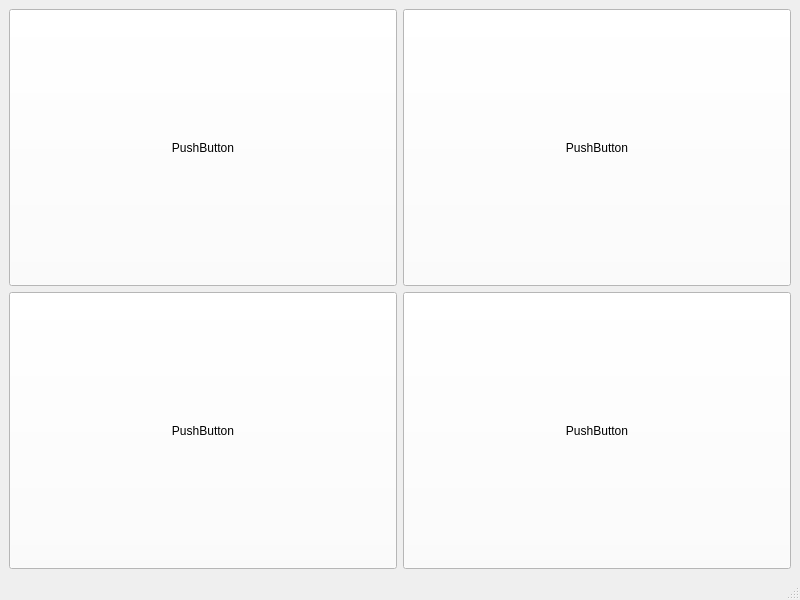
<?xml version="1.0" encoding="UTF-8"?>
<ui version="4.0">
 <class>MainWindow</class>
 <widget class="QMainWindow" name="MainWindow">
  <property name="geometry">
   <rect>
    <x>0</x>
    <y>0</y>
    <width>800</width>
    <height>600</height>
   </rect>
  </property>
  <property name="windowTitle">
   <string>MainWindow</string>
  </property>
  <widget class="QWidget" name="centralwidget">
   <layout class="QGridLayout" name="gridLayout">
    <item row="1" column="3">
     <widget class="QPushButton" name="pushButton_5">
      <property name="sizePolicy">
       <sizepolicy hsizetype="Minimum" vsizetype="Preferred">
        <horstretch>0</horstretch>
        <verstretch>0</verstretch>
       </sizepolicy>
      </property>
      <property name="styleSheet">
       <string notr="true">background-color: rgb(255, 255, 255);
font: 75 10pt &quot;MS Shell Dlg 2&quot;;</string>
      </property>
      <property name="text">
       <string>PushButton</string>
      </property>
     </widget>
    </item>
    <item row="0" column="2">
     <widget class="QPushButton" name="pushButton_2">
      <property name="sizePolicy">
       <sizepolicy hsizetype="Minimum" vsizetype="Preferred">
        <horstretch>0</horstretch>
        <verstretch>0</verstretch>
       </sizepolicy>
      </property>
      <property name="styleSheet">
       <string notr="true">background-color: rgb(255, 255, 255);
font: 75 10pt &quot;MS Shell Dlg 2&quot;;</string>
      </property>
      <property name="text">
       <string>PushButton</string>
      </property>
     </widget>
    </item>
    <item row="1" column="2">
     <widget class="QPushButton" name="pushButton_4">
      <property name="sizePolicy">
       <sizepolicy hsizetype="Minimum" vsizetype="Preferred">
        <horstretch>0</horstretch>
        <verstretch>0</verstretch>
       </sizepolicy>
      </property>
      <property name="styleSheet">
       <string notr="true">background-color: rgb(255, 255, 255);
font: 75 10pt &quot;MS Shell Dlg 2&quot;;</string>
      </property>
      <property name="text">
       <string>PushButton</string>
      </property>
     </widget>
    </item>
    <item row="0" column="3">
     <widget class="QPushButton" name="pushButton_3">
      <property name="sizePolicy">
       <sizepolicy hsizetype="Minimum" vsizetype="Preferred">
        <horstretch>0</horstretch>
        <verstretch>0</verstretch>
       </sizepolicy>
      </property>
      <property name="styleSheet">
       <string notr="true">background-color: rgb(255, 255, 255);
font: 75 10pt &quot;MS Shell Dlg 2&quot;;</string>
      </property>
      <property name="text">
       <string>PushButton</string>
      </property>
     </widget>
    </item>
   </layout>
  </widget>
  <widget class="QMenuBar" name="menubar">
   <property name="geometry">
    <rect>
     <x>0</x>
     <y>0</y>
     <width>800</width>
     <height>21</height>
    </rect>
   </property>
  </widget>
  <widget class="QStatusBar" name="statusbar"/>
 </widget>
 <resources/>
 <connections/>
</ui>
